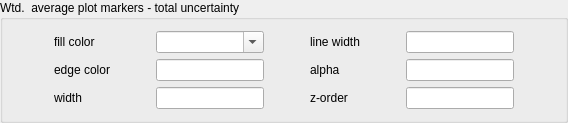
           <widget class="QGroupBox" name="groupBox_9">
            <property name="title">
             <string>Wtd.  average plot markers - total uncertainty</string>
            </property>
            <layout class="QVBoxLayout" name="verticalLayout_9">
             <item>
              <layout class="QGridLayout" name="gridLayout_17">
               <item row="0" column="3">
                <widget class="QComboBox" name="wavMarkerFaceColorCombo">
                 <property name="editable">
                  <bool>true</bool>
                 </property>
                </widget>
               </item>
               <item row="0" column="9">
                <spacer name="horizontalSpacer_23">
                 <property name="orientation">
                  <enum>Qt::Horizontal</enum>
                 </property>
                 <property name="sizeHint" stdset="0">
                  <size>
                   <width>40</width>
                   <height>20</height>
                  </size>
                 </property>
                </spacer>
               </item>
               <item row="2" column="3">
                <widget class="QLineEdit" name="wavMarkerWidthEntry"/>
               </item>
               <item row="0" column="0">
                <spacer name="horizontalSpacer_108">
                 <property name="orientation">
                  <enum>Qt::Horizontal</enum>
                 </property>
                 <property name="sizeHint" stdset="0">
                  <size>
                   <width>40</width>
                   <height>20</height>
                  </size>
                 </property>
                </spacer>
               </item>
               <item row="2" column="7">
                <spacer name="horizontalSpacer_22">
                 <property name="orientation">
                  <enum>Qt::Horizontal</enum>
                 </property>
                 <property name="sizeHint" stdset="0">
                  <size>
                   <width>40</width>
                   <height>20</height>
                  </size>
                 </property>
                </spacer>
               </item>
               <item row="0" column="2">
                <spacer name="horizontalSpacer_107">
                 <property name="orientation">
                  <enum>Qt::Horizontal</enum>
                 </property>
                 <property name="sizeHint" stdset="0">
                  <size>
                   <width>40</width>
                   <height>20</height>
                  </size>
                 </property>
                </spacer>
               </item>
               <item row="2" column="6">
                <widget class="QLabel" name="label_68">
                 <property name="text">
                  <string>z-order</string>
                 </property>
                </widget>
               </item>
               <item row="2" column="8">
                <widget class="QLineEdit" name="wavMarkerZEntry"/>
               </item>
               <item row="2" column="5">
                <spacer name="horizontalSpacer_111">
                 <property name="orientation">
                  <enum>Qt::Horizontal</enum>
                 </property>
                 <property name="sizeHint" stdset="0">
                  <size>
                   <width>40</width>
                   <height>20</height>
                  </size>
                 </property>
                </spacer>
               </item>
               <item row="2" column="2">
                <spacer name="horizontalSpacer_24">
                 <property name="orientation">
                  <enum>Qt::Horizontal</enum>
                 </property>
                 <property name="sizeHint" stdset="0">
                  <size>
                   <width>40</width>
                   <height>20</height>
                  </size>
                 </property>
                </spacer>
               </item>
               <item row="2" column="1">
                <widget class="QLabel" name="label_3">
                 <property name="text">
                  <string>width</string>
                 </property>
                </widget>
               </item>
               <item row="0" column="5">
                <spacer name="horizontalSpacer_110">
                 <property name="orientation">
                  <enum>Qt::Horizontal</enum>
                 </property>
                 <property name="sizeHint" stdset="0">
                  <size>
                   <width>40</width>
                   <height>20</height>
                  </size>
                 </property>
                </spacer>
               </item>
               <item row="0" column="1">
                <widget class="QLabel" name="label_64">
                 <property name="text">
                  <string>fill color</string>
                 </property>
                </widget>
               </item>
               <item row="0" column="7">
                <spacer name="horizontalSpacer_109">
                 <property name="orientation">
                  <enum>Qt::Horizontal</enum>
                 </property>
                 <property name="sizeHint" stdset="0">
                  <size>
                   <width>40</width>
                   <height>20</height>
                  </size>
                 </property>
                </spacer>
               </item>
               <item row="1" column="1">
                <widget class="QLabel" name="label_140">
                 <property name="text">
                  <string>edge color</string>
                 </property>
                </widget>
               </item>
               <item row="1" column="6">
                <widget class="QLabel" name="label_67">
                 <property name="text">
                  <string>alpha</string>
                 </property>
                </widget>
               </item>
               <item row="1" column="8">
                <widget class="QLineEdit" name="wavMarkerAlphaEntry"/>
               </item>
               <item row="0" column="6">
                <widget class="QLabel" name="label_141">
                 <property name="text">
                  <string>line width</string>
                 </property>
                </widget>
               </item>
               <item row="1" column="3">
                <widget class="QLineEdit" name="wavMarkerEdgeColor"/>
               </item>
               <item row="0" column="8">
                <widget class="QLineEdit" name="wavMarkerLineWidth"/>
               </item>
              </layout>
             </item>
            </layout>
           </widget>
